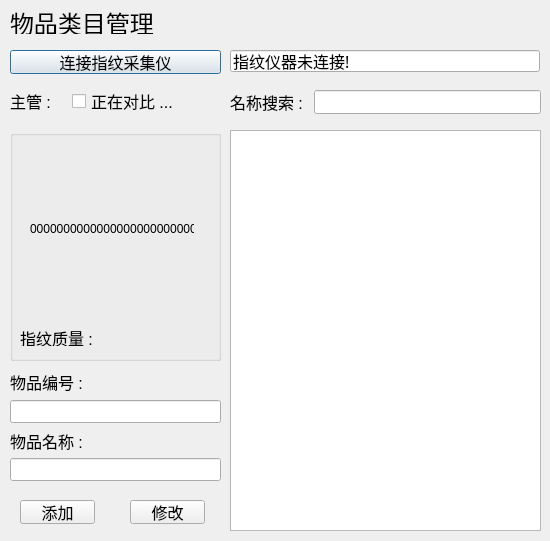
<?xml version="1.0" encoding="UTF-8"?>
<ui version="4.0">
 <class>goodsDialog</class>
 <widget class="QDialog" name="goodsDialog">
  <property name="geometry">
   <rect>
    <x>0</x>
    <y>0</y>
    <width>550</width>
    <height>541</height>
   </rect>
  </property>
  <property name="windowTitle">
   <string>goodsDialog</string>
  </property>
  <widget class="QLabel" name="label">
   <property name="geometry">
    <rect>
     <x>10</x>
     <y>10</y>
     <width>144</width>
     <height>24</height>
    </rect>
   </property>
   <property name="font">
    <font>
     <pointsize>18</pointsize>
    </font>
   </property>
   <property name="text">
    <string>物品类目管理</string>
   </property>
  </widget>
  <widget class="QPushButton" name="pushButton">
   <property name="geometry">
    <rect>
     <x>10</x>
     <y>50</y>
     <width>211</width>
     <height>24</height>
    </rect>
   </property>
   <property name="font">
    <font>
     <pointsize>12</pointsize>
    </font>
   </property>
   <property name="text">
    <string>连接指纹采集仪</string>
   </property>
  </widget>
  <widget class="QLineEdit" name="lineEdit">
   <property name="geometry">
    <rect>
     <x>230</x>
     <y>50</y>
     <width>310</width>
     <height>22</height>
    </rect>
   </property>
   <property name="maximumSize">
    <size>
     <width>310</width>
     <height>16777215</height>
    </size>
   </property>
   <property name="font">
    <font>
     <family>宋体</family>
     <pointsize>12</pointsize>
    </font>
   </property>
   <property name="text">
    <string>指纹仪器未连接!</string>
   </property>
   <property name="readOnly">
    <bool>false</bool>
   </property>
  </widget>
  <widget class="QTableView" name="tableView">
   <property name="geometry">
    <rect>
     <x>230</x>
     <y>130</y>
     <width>311</width>
     <height>401</height>
    </rect>
   </property>
   <property name="font">
    <font>
     <pointsize>11</pointsize>
    </font>
   </property>
  </widget>
  <widget class="QPushButton" name="pushButton_2">
   <property name="geometry">
    <rect>
     <x>20</x>
     <y>500</y>
     <width>75</width>
     <height>24</height>
    </rect>
   </property>
   <property name="font">
    <font>
     <pointsize>12</pointsize>
    </font>
   </property>
   <property name="text">
    <string>添加</string>
   </property>
  </widget>
  <widget class="QPushButton" name="pushButton_3">
   <property name="geometry">
    <rect>
     <x>130</x>
     <y>500</y>
     <width>75</width>
     <height>24</height>
    </rect>
   </property>
   <property name="font">
    <font>
     <pointsize>12</pointsize>
    </font>
   </property>
   <property name="text">
    <string>修改</string>
   </property>
  </widget>
  <widget class="QGroupBox" name="groupBox">
   <property name="geometry">
    <rect>
     <x>10</x>
     <y>130</y>
     <width>211</width>
     <height>231</height>
    </rect>
   </property>
   <property name="title">
    <string/>
   </property>
   <widget class="QLabel" name="label_2">
    <property name="geometry">
     <rect>
      <x>20</x>
      <y>10</y>
      <width>164</width>
      <height>178</height>
     </rect>
    </property>
    <property name="font">
     <font>
      <pointsize>9</pointsize>
     </font>
    </property>
    <property name="text">
     <string>00000000000000000000000000</string>
    </property>
   </widget>
   <widget class="QLabel" name="label_3">
    <property name="geometry">
     <rect>
      <x>10</x>
      <y>200</y>
      <width>191</width>
      <height>16</height>
     </rect>
    </property>
    <property name="font">
     <font>
      <pointsize>12</pointsize>
     </font>
    </property>
    <property name="text">
     <string>指纹质量 : </string>
    </property>
   </widget>
  </widget>
  <widget class="QWidget" name="layoutWidget">
   <property name="geometry">
    <rect>
     <x>230</x>
     <y>90</y>
     <width>311</width>
     <height>24</height>
    </rect>
   </property>
   <layout class="QHBoxLayout" name="horizontalLayout">
    <item>
     <widget class="QLabel" name="label_4">
      <property name="font">
       <font>
        <pointsize>12</pointsize>
       </font>
      </property>
      <property name="text">
       <string>名称搜索 : </string>
      </property>
     </widget>
    </item>
    <item>
     <widget class="QLineEdit" name="lineEdit_2">
      <property name="font">
       <font>
        <pointsize>12</pointsize>
       </font>
      </property>
     </widget>
    </item>
   </layout>
  </widget>
  <widget class="QWidget" name="">
   <property name="geometry">
    <rect>
     <x>10</x>
     <y>90</y>
     <width>211</width>
     <height>22</height>
    </rect>
   </property>
   <layout class="QHBoxLayout" name="horizontalLayout_2">
    <item>
     <widget class="QLabel" name="label_7">
      <property name="maximumSize">
       <size>
        <width>56</width>
        <height>16777215</height>
       </size>
      </property>
      <property name="font">
       <font>
        <pointsize>12</pointsize>
       </font>
      </property>
      <property name="text">
       <string>主管 : </string>
      </property>
     </widget>
    </item>
    <item>
     <widget class="QCheckBox" name="checkBox">
      <property name="font">
       <font>
        <pointsize>12</pointsize>
       </font>
      </property>
      <property name="text">
       <string>正在对比 ...</string>
      </property>
     </widget>
    </item>
   </layout>
  </widget>
  <widget class="QWidget" name="">
   <property name="geometry">
    <rect>
     <x>10</x>
     <y>370</y>
     <width>211</width>
     <height>111</height>
    </rect>
   </property>
   <layout class="QVBoxLayout" name="verticalLayout">
    <item>
     <widget class="QLabel" name="label_6">
      <property name="font">
       <font>
        <pointsize>12</pointsize>
       </font>
      </property>
      <property name="text">
       <string>物品编号 : </string>
      </property>
     </widget>
    </item>
    <item>
     <widget class="QLineEdit" name="lineEdit_3">
      <property name="font">
       <font>
        <pointsize>12</pointsize>
       </font>
      </property>
     </widget>
    </item>
    <item>
     <widget class="QLabel" name="label_5">
      <property name="font">
       <font>
        <pointsize>12</pointsize>
       </font>
      </property>
      <property name="text">
       <string>物品名称 : </string>
      </property>
     </widget>
    </item>
    <item>
     <widget class="QLineEdit" name="lineEdit_4">
      <property name="font">
       <font>
        <pointsize>12</pointsize>
       </font>
      </property>
     </widget>
    </item>
   </layout>
  </widget>
 </widget>
 <resources/>
 <connections/>
</ui>
